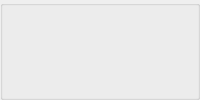
               <widget class="QGroupBox" name="groupBox_5">
                <property name="styleSheet">
                 <string notr="true">#groupBox_5{
background-color: rgba(48,148,243,0);
border: 0px solid #42adff;
border-left: 0px solid #d9d9d9;
border-right: 0px solid rgba(29, 83, 185, 255);
border-radius:0px;}</string>
                </property>
                <property name="title">
                 <string/>
                </property>
                <layout class="QHBoxLayout" name="horizontalLayout_8">
                 <property name="leftMargin">
                  <number>0</number>
                 </property>
                 <property name="topMargin">
                  <number>2</number>
                 </property>
                 <property name="rightMargin">
                  <number>0</number>
                 </property>
                 <property name="bottomMargin">
                  <number>0</number>
                 </property>
                 <item>
                  <widget class="QPushButton" name="fileButton">
                   <property name="minimumSize">
                    <size>
                     <width>55</width>
                     <height>28</height>
                    </size>
                   </property>
                   <property name="maximumSize">
                    <size>
                     <width>16777215</width>
                     <height>28</height>
                    </size>
                   </property>
                   <property name="focusPolicy">
                    <enum>Qt::StrongFocus</enum>
                   </property>
                   <property name="contextMenuPolicy">
                    <enum>Qt::DefaultContextMenu</enum>
                   </property>
                   <property name="toolTip">
                    <string>file</string>
                   </property>
                   <property name="styleSheet">
                    <string notr="true">QPushButton{font-family: &quot;Microsoft YaHei&quot;;
font-size: 14px;
font-weight: bold;
color:white;
text-align: center center;
padding-left: 5px;
padding-right: 5px;
padding-top: 4px;
padding-bottom: 4px;
border-style: solid;
border-width: 0px;
border-color: rgba(255, 255, 255, 255);
border-radius: 3px;
background-color: rgba(200, 200, 200,0);}

QPushButton:focus{outline: none;}

QPushButton::pressed{font-family: &quot;Microsoft YaHei&quot;;
                     font-size: 14px;
                     font-weight: bold;
                     color:rgb(200,200,200);
                     text-align: center center;
                     padding-left: 5px;
                     padding-right: 5px;
                     padding-top: 4px;
                     padding-bottom: 4px;
                     border-style: solid;
                     border-width: 0px;
                     border-color: rgba(255, 255, 255, 255);
                     border-radius: 3px;
                     background-color:  #bf513b;}

QPushButton::disabled{font-family: &quot;Microsoft YaHei&quot;;
                     font-size: 14px;
                     font-weight: bold;
                     color:rgb(200,200,200);
                     text-align: center center;
                     padding-left: 5px;
                     padding-right: 5px;
                     padding-top: 4px;
                     padding-bottom: 4px;
                     border-style: solid;
                     border-width: 0px;
                     border-color: rgba(255, 255, 255, 255);
                     border-radius: 3px;
                     background-color:  #bf513b;}
QPushButton::hover {
border-style: solid;
border-width: 0px;
border-radius: 0px;
background-color: rgba(48,148,243,80);}</string>
                   </property>
                   <property name="text">
                    <string/>
                   </property>
                   <property name="icon">
                    <iconset resource="../apprcc.qrc">
                     <normaloff>:/img/icon/打开.png</normaloff>:/img/icon/打开.png</iconset>
                   </property>
                  </widget>
                 </item>
                 <item>
                  <widget class="QPushButton" name="cameraButton">
                   <property name="minimumSize">
                    <size>
                     <width>55</width>
                     <height>28</height>
                    </size>
                   </property>
                   <property name="maximumSize">
                    <size>
                     <width>16777215</width>
                     <height>28</height>
                    </size>
                   </property>
                   <property name="toolTip">
                    <string>camera</string>
                   </property>
                   <property name="styleSheet">
                    <string notr="true">QPushButton{font-family: &quot;Microsoft YaHei&quot;;
font-size: 14px;
font-weight: bold;
color:white;
text-align: center center;
padding-left: 5px;
padding-right: 5px;
padding-top: 4px;
padding-bottom: 4px;
border-style: solid;
border-width: 0px;
border-color: rgba(255, 255, 255, 255);
border-radius: 3px;
background-color: rgba(48,148,243,0);}

QPushButton:focus{outline: none;}

QPushButton::pressed{font-family: &quot;Microsoft YaHei&quot;;
                     font-size: 14px;
                     font-weight: bold;
                     color:rgb(200,200,200);
                     text-align: center center;
                     padding-left: 5px;
                     padding-right: 5px;
                     padding-top: 4px;
                     padding-bottom: 4px;
                     border-style: solid;
                     border-width: 0px;
                     border-color: rgba(255, 255, 255, 255);
                     border-radius: 3px;
                     background-color:  #bf513b;}

QPushButton::disabled{font-family: &quot;Microsoft YaHei&quot;;
                     font-size: 14px;
                     font-weight: bold;
                     color:rgb(200,200,200);
                     text-align: center center;
                     padding-left: 5px;
                     padding-right: 5px;
                     padding-top: 4px;
                     padding-bottom: 4px;
                     border-style: solid;
                     border-width: 0px;
                     border-color: rgba(255, 255, 255, 255);
                     border-radius: 3px;
                     background-color:  #bf513b;}
QPushButton::hover {
border-style: solid;
border-width: 0px;
border-radius: 0px;
background-color: rgba(48,148,243,80);}</string>
                   </property>
                   <property name="text">
                    <string/>
                   </property>
                   <property name="icon">
                    <iconset resource="../apprcc.qrc">
                     <normaloff>:/img/icon/摄像头开.png</normaloff>:/img/icon/摄像头开.png</iconset>
                   </property>
                  </widget>
                 </item>
                 <item>
                  <widget class="QPushButton" name="rtspButton">
                   <property name="minimumSize">
                    <size>
                     <width>55</width>
                     <height>28</height>
                    </size>
                   </property>
                   <property name="maximumSize">
                    <size>
                     <width>16777215</width>
                     <height>28</height>
                    </size>
                   </property>
                   <property name="toolTip">
                    <string>rtsp</string>
                   </property>
                   <property name="styleSheet">
                    <string notr="true">QPushButton{font-family: &quot;Microsoft YaHei&quot;;
font-size: 14px;
font-weight: bold;
color:white;
text-align: center center;
padding-left: 5px;
padding-right: 5px;
padding-top: 4px;
padding-bottom: 4px;
border-style: solid;
border-width: 0px;
border-color: rgba(255, 255, 255, 255);
border-radius: 3px;
background-color: rgba(48,148,243,0);}

QPushButton:focus{outline: none;}

QPushButton::pressed{font-family: &quot;Microsoft YaHei&quot;;
                     font-size: 14px;
                     font-weight: bold;
                     color:rgb(200,200,200);
                     text-align: center center;
                     padding-left: 5px;
                     padding-right: 5px;
                     padding-top: 4px;
                     padding-bottom: 4px;
                     border-style: solid;
                     border-width: 0px;
                     border-color: rgba(255, 255, 255, 255);
                     border-radius: 3px;
                     background-color:  #bf513b;}

QPushButton::disabled{font-family: &quot;Microsoft YaHei&quot;;
                     font-size: 14px;
                     font-weight: bold;
                     color:rgb(200,200,200);
                     text-align: center center;
                     padding-left: 5px;
                     padding-right: 5px;
                     padding-top: 4px;
                     padding-bottom: 4px;
                     border-style: solid;
                     border-width: 0px;
                     border-color: rgba(255, 255, 255, 255);
                     border-radius: 3px;
                     background-color:  #bf513b;}
QPushButton::hover {
border-style: solid;
border-width: 0px;
border-radius: 0px;
background-color: rgba(48,148,243,80);}</string>
                   </property>
                   <property name="text">
                    <string/>
                   </property>
                   <property name="icon">
                    <iconset resource="../apprcc.qrc">
                     <normaloff>:/img/icon/实时视频流解析.png</normaloff>:/img/icon/实时视频流解析.png</iconset>
                   </property>
                  </widget>
                 </item>
                </layout>
               </widget>
